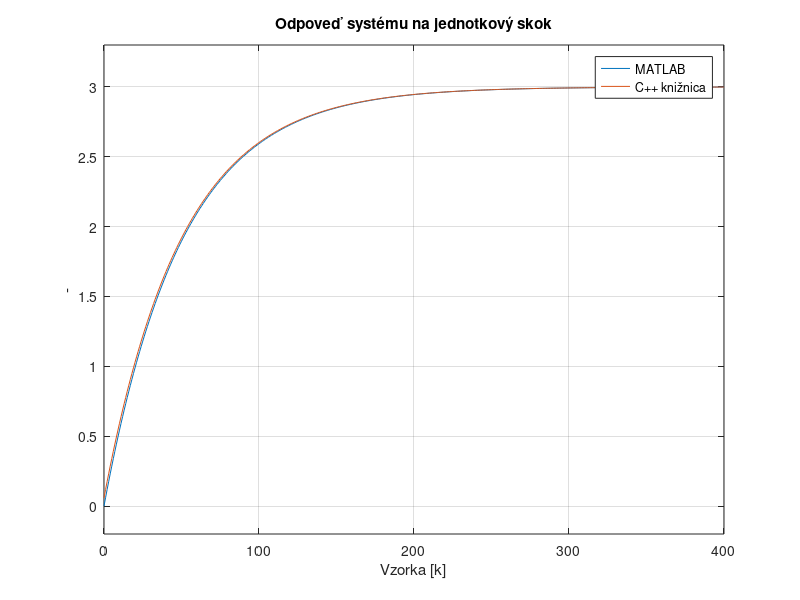
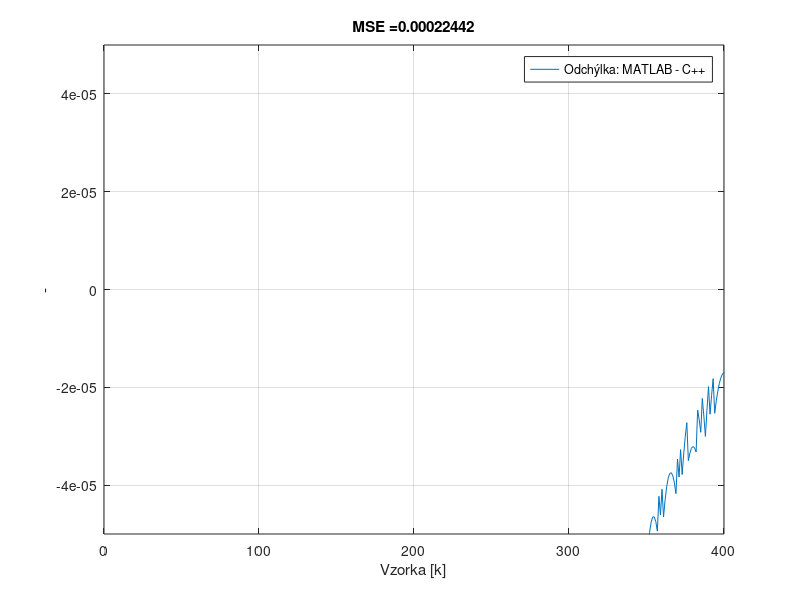

Source code (MATLAB) for these figures, in order:
clc, clear all

%% LOAD CPP EXPERIMENT DATA
cpp_y = load("cpp_data.mat").c_output;

%% CREATE CORRESPONDING VARIABLES FOR MATLAB SOLUTION COMPARISON
G = tf(0.0594, [1, -0.9802], 0.1, 'Variable', 'z^-1')

%% RUN MATLAB SIMULATION
matlab_y = step(G);
 
%% PROCESS DATA TO CORRECT FORMAT
cpp_y = cpp_y(1:length(matlab_y), 1);

%% PLOT RESULTS
t = 0:1:length(matlab_y)-1;

plot(t, matlab_y, 'DisplayName', 'MATLAB')
hold on
plot(t, cpp_y, 'DisplayName', 'C++ knižnica')
legend
xlabel('Vzorka [k]')
ylabel('-')
grid on
ylim([-0.2, 3.3])
title('Odpoveď systému na jednotkový skok')

%% MSE COMPUTATION AND PLOTTING
mse = 0;
e = zeros(1, length(matlab_y));
for i=1:length(matlab_y)
    m = matlab_y(i); n = cpp_y(i);
    e(i) = m - n;

    mse = mse + (e(i))^2;
end
mse = mse / length(matlab_y)

figure
plot(t, e, 'DisplayName', 'Odchýlka: MATLAB - C++')
legend
xlabel('Vzorka [k]')
ylabel('-')
ylim([-0.00005, 0.00005])
grid on
title(strcat('MSE = ', num2str(mse)))

